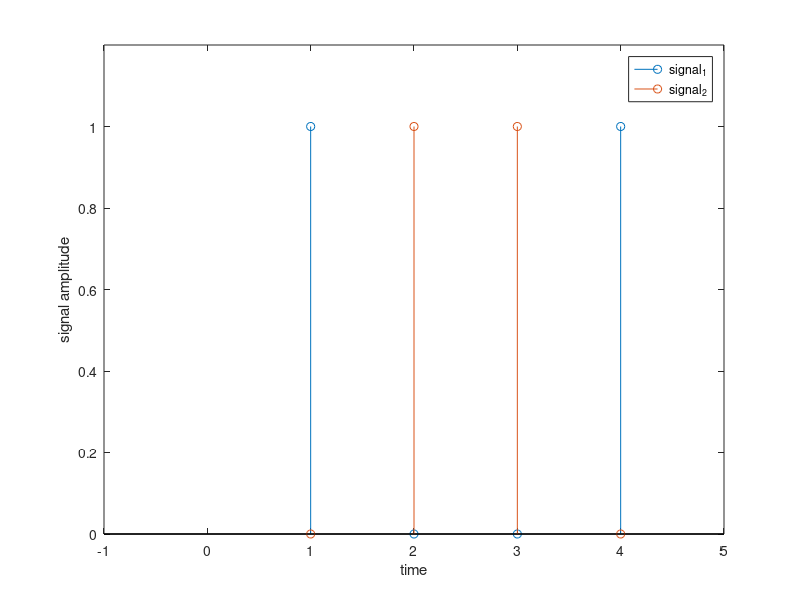

MATLAB code to generate this figure:
% % clear;
% % signal=[0,ones(1,126),0];
% % fftd=fft(signal);
% % power=fftd.*conj(fftd);
% % total=sum(power);
% % figure1=figure;
% % stairs(signal);
% % ylim([0 1.2]);
% % xlim([0 130]);
% % power_file = '07_03/power_1.png';
% % saveas(figure1,power_file);
% 
%     
%     len=size(energyMatrix)
% transitionMatrix = zeros(8,1);
% % [array,counts,column_number]=calculate_first_trigger(newPirArray);
% 
% for i = 1:len(1)
%     count =1;
%     for j = 1:len(2)
%        
%         
%         if(j>1 && j<len(2))
%             if(energyMatrix(i,j)>10000)
%                 tempMatrix(i,count)=1;
% %             elseif(newPirArray(i,j+1)<newPirArray(i,j))
% %             transitionMatrix(i,count)=-1;
%             else
%                 tempMatrix(i,count)=0;
%             end
%                 count = count +1;
%         end
%         
%     end
% end
 signal_1 = [1 ,0,0,1];
signal_2 = [0,1,1,0];

stem(signal_1)
hold on;
stem(signal_2)
xlim([-1 5])
ylim([0 1.2])
legend('signal_1','signal_2')
% legend('signal_2')
xlabel('time')
ylabel('signal amplitude')